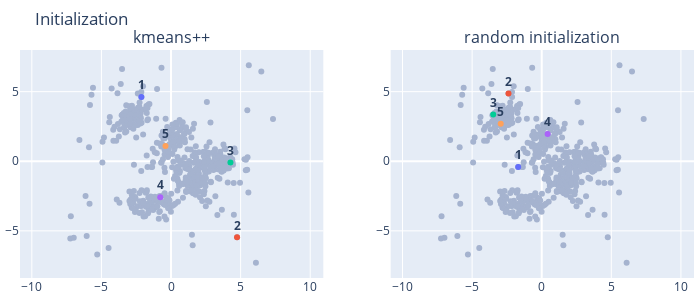

The notebook cell saved with this chart:
### Code cell
fig = make_subplots(rows=1, cols=2, subplot_titles=["kmeans++", "random initialization"])
labels = (1 + np.arange(kmeanspp_centers.shape[0])).astype(str)
text = [f"<b>{label}</b>" for label in labels]
trace_X = go.Scatter(x=samples[:, 0], y=samples[:, 1], mode="markers", marker=dict(color="#a5b3cf"), showlegend=False)
fig.add_traces([trace_X, trace_X], rows=1, cols=[1, 2])

fig.add_traces(px.scatter(x=kmeanspp_centers[:, 0], y=kmeanspp_centers[:, 1], color=labels, text=text).data, rows=1, cols=1)
fig.add_traces(px.scatter(x=random_centers[:, 0], y=random_centers[:, 1], color=labels, text=text).data, rows=1, cols=2)

fig.update_layout(title="Initialization", margin={"t":50, "r":5, "l":5, "b":5}, width=700, height=300, showlegend=False)
fig.update_yaxes(scaleanchor="x1", scaleratio=1, row=1, col=1)
fig.update_yaxes(scaleanchor="x2", scaleratio=1, row=1, col=2)
fig.update_traces(textposition='top center')
fig.update_annotations(font=dict())

### Figure 1 — Plotly figure (JSON) as saved in the notebook; plotly's stock layout.template omitted (floating-point values rounded to 4 significant figures; data arrays with more than 128 entries replaced by an {"elided": "..."} marker saying what was removed)
{"data": [{"marker": {"color": "#a5b3cf"}, "mode": "markers", "showlegend": false, "textposition": "top center", "type": "scatter", "x": {"elided": "550 float values"}, "xaxis": "x", "y": {"elided": "550 float values"}, "yaxis": "y"}, {"marker": {"color": "#a5b3cf"}, "mode": "markers", "showlegend": false, "textposition": "top center", "type": "scatter", "x": {"elided": "550 float values"}, "xaxis": "x2", "y": {"elided": "550 float values"}, "yaxis": "y2"}, {"hovertemplate": "color=1<br>x=%{x}<br>y=%{y}<br>text=%{text}<extra></extra>", "legendgroup": "1", "marker": {"color": "#636efa", "symbol": "circle"}, "mode": "markers+text", "name": "1", "orientation": "v", "showlegend": true, "text": ["<b>1</b>"], "textposition": "top center", "type": "scatter", "x": [-2.129], "xaxis": "x", "y": [4.607], "yaxis": "y"}, {"hovertemplate": "color=2<br>x=%{x}<br>y=%{y}<br>text=%{text}<extra></extra>", "legendgroup": "2", "marker": {"color": "#EF553B", "symbol": "circle"}, "mode": "markers+text", "name": "2", "orientation": "v", "showlegend": true, "text": ["<b>2</b>"], "textposition": "top center", "type": "scatter", "x": [4.744], "xaxis": "x", "y": [-5.467], "yaxis": "y"}, {"hovertemplate": "color=3<br>x=%{x}<br>y=%{y}<br>text=%{text}<extra></extra>", "legendgroup": "3", "marker": {"color": "#00cc96", "symbol": "circle"}, "mode": "markers+text", "name": "3", "orientation": "v", "showlegend": true, "text": ["<b>3</b>"], "textposition": "top center", "type": "scatter", "x": [4.269], "xaxis": "x", "y": [-0.09804], "yaxis": "y"}, {"hovertemplate": "color=4<br>x=%{x}<br>y=%{y}<br>text=%{text}<extra></extra>", "legendgroup": "4", "marker": {"color": "#ab63fa", "symbol": "circle"}, "mode": "markers+text", "name": "4", "orientation": "v", "showlegend": true, "text": ["<b>4</b>"], "textposition": "top center", "type": "scatter", "x": [-0.7739], "xaxis": "x", "y": [-2.578], "yaxis": "y"}, {"hovertemplate": "color=5<br>x=%{x}<br>y=%{y}<br>text=%{text}<extra></extra>", "legendgroup": "5", "marker": {"color": "#FFA15A", "symbol": "circle"}, "mode": "markers+text", "name": "5", "orientation": "v", "showlegend": true, "text": ["<b>5</b>"], "textposition": "top center", "type": "scatter", "x": [-0.3975], "xaxis": "x", "y": [1.097], "yaxis": "y"}, {"hovertemplate": "color=1<br>x=%{x}<br>y=%{y}<br>text=%{text}<extra></extra>", "legendgroup": "1", "marker": {"color": "#636efa", "symbol": "circle"}, "mode": "markers+text", "name": "1", "orientation": "v", "showlegend": true, "text": ["<b>1</b>"], "textposition": "top center", "type": "scatter", "x": [-1.69], "xaxis": "x2", "y": [-0.4196], "yaxis": "y2"}, {"hovertemplate": "color=2<br>x=%{x}<br>y=%{y}<br>text=%{text}<extra></extra>", "legendgroup": "2", "marker": {"color": "#EF553B", "symbol": "circle"}, "mode": "markers+text", "name": "2", "orientation": "v", "showlegend": true, "text": ["<b>2</b>"], "textposition": "top center", "type": "scatter", "x": [-2.386], "xaxis": "x2", "y": [4.87], "yaxis": "y2"}, {"hovertemplate": "color=3<br>x=%{x}<br>y=%{y}<br>text=%{text}<extra></extra>", "legendgroup": "3", "marker": {"color": "#00cc96", "symbol": "circle"}, "mode": "markers+text", "name": "3", "orientation": "v", "showlegend": true, "text": ["<b>3</b>"], "textposition": "top center", "type": "scatter", "x": [-3.483], "xaxis": "x2", "y": [3.353], "yaxis": "y2"}, {"hovertemplate": "color=4<br>x=%{x}<br>y=%{y}<br>text=%{text}<extra></extra>", "legendgroup": "4", "marker": {"color": "#ab63fa", "symbol": "circle"}, "mode": "markers+text", "name": "4", "orientation": "v", "showlegend": true, "text": ["<b>4</b>"], "textposition": "top center", "type": "scatter", "x": [0.4263], "xaxis": "x2", "y": [1.965], "yaxis": "y2"}, {"hovertemplate": "color=5<br>x=%{x}<br>y=%{y}<br>text=%{text}<extra></extra>", "legendgroup": "5", "marker": {"color": "#FFA15A", "symbol": "circle"}, "mode": "markers+text", "name": "5", "orientation": "v", "showlegend": true, "text": ["<b>5</b>"], "textposition": "top center", "type": "scatter", "x": [-2.946], "xaxis": "x2", "y": [2.697], "yaxis": "y2"}], "layout": {"annotations": [{"font": {"size": 16}, "showarrow": false, "text": "kmeans++", "x": 0.225, "xanchor": "center", "xref": "paper", "y": 1, "yanchor": "bottom", "yref": "paper"}, {"font": {"size": 16}, "showarrow": false, "text": "random initialization", "x": 0.775, "xanchor": "center", "xref": "paper", "y": 1, "yanchor": "bottom", "yref": "paper"}], "height": 300, "margin": {"b": 5, "l": 5, "r": 5, "t": 50}, "showlegend": false, "title": {"text": "Initialization"}, "width": 700, "xaxis": {"anchor": "y", "domain": [0, 0.45]}, "xaxis2": {"anchor": "y2", "domain": [0.55, 1]}, "yaxis": {"anchor": "x", "domain": [0, 1], "scaleanchor": "x", "scaleratio": 1}, "yaxis2": {"anchor": "x2", "domain": [0, 1], "scaleanchor": "x2", "scaleratio": 1}}}
